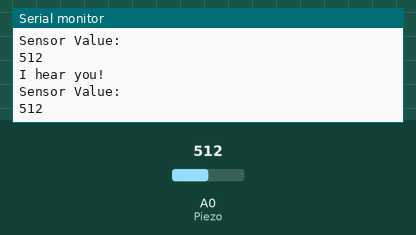
The sketch below on a simulated Arduino Uno, built with avr-gcc and run on an emulated ATmega328P. Shown: the last lines printed to the serial monitor. Inputs (shaded band) come from the test bench; at power-on: A0 (Piezo) = 512.

Above: at 3.9 s.
4.0 s: A0 (Piezo) set to 716
At 6.0 s:
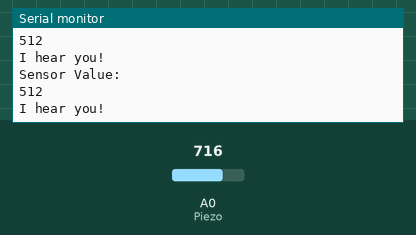
8.0 s: A0 (Piezo) set to 900
At 10.2 s:
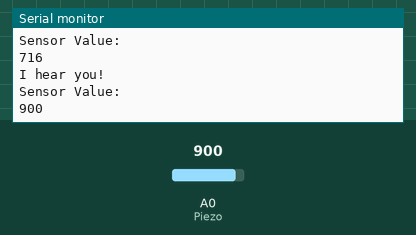
Timing chart, 0 to 11.7 s (numbered marks = the images above; inputs shaded):
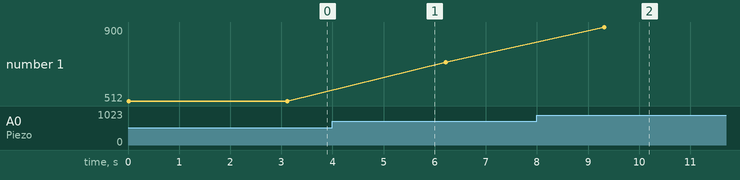

The sketch:

Speaking_Bot.ino
```cpp
int Piezo = A0;
int sensorValue = 0;
int threshold = 10;

void setup() {
  Serial.begin(9600);
}

void loop() {
  sensorValue = analogRead(Piezo);

  Serial.println("Sensor Value: ");
  Serial.println(sensorValue);

  delay(2000);

  if (sensorValue >= threshold) {
    Serial.println("I hear you!");
    delay(1000);
  }

  delay(100);

}
```

Measured:
- after the input at 8.0 s, the serial monitor: prints a new line after 1.3 s (image 2)
- plotted number 1: 512 → 716 after the input at 4.0 s, 716 → 900 after the input at 8.0 s
